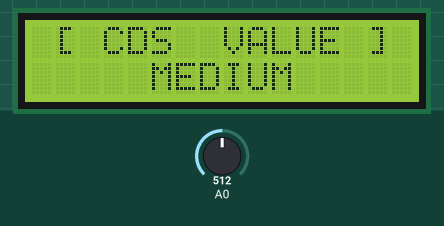
Bench run of a sketch on a simulated Arduino Uno, built with avr-gcc and run on an emulated ATmega328P. On the bench: 16×2 character LCD. The inputs (shaded band) are chosen by the test bench; at power-on: A0 = 512.

Above: at 1.2 s.
1.3 s: A0 set to 489
At 3.1 s:
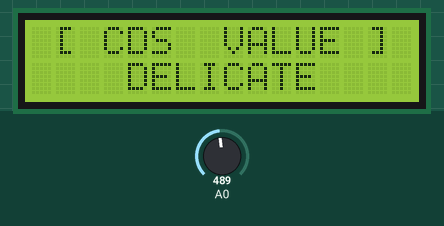
3.6 s: A0 set to 810
At 4.5 s:
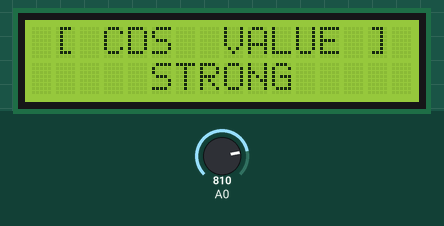
5.6 s: A0 set to 787
At 7.2 s:
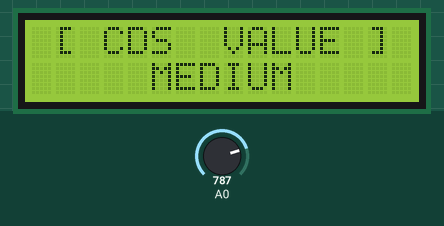
7.6 s: A0 set to 900
At 8.7 s:
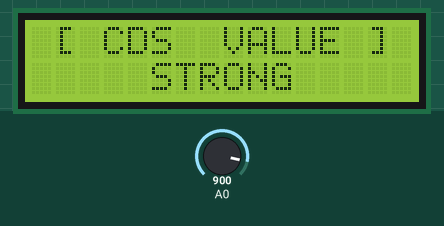
Timing chart, 0 to 10.6 s (numbered marks = the images above; inputs shaded):
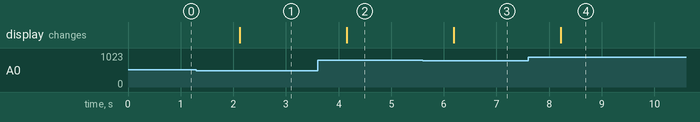

Measured:
- the behaviour switches between 501 and 500 on A0 (found by bisection; images 0 and 1)
- the behaviour switches between 800 and 799 on A0 (found by bisection; images 2 and 3)
- after the input at 1.3 s, the display: changes after 0.83 s (image 1)
- after the input at 3.6 s, the display: changes after 0.56 s (image 2)
- after the input at 5.6 s, the display: changes after 0.59 s (image 3)
- after the input at 7.6 s, the display: changes after 0.62 s (image 4)

The sketch:

cds_value_to_lcd.ino
```cpp
#include <LiquidCrystal_I2C.h>

LiquidCrystal_I2C lcd(0x27, 16, 2);

int val = 0;
char *st_str;

void setup() {
  // put your setup code here, to run once:
  Serial.begin(9800);
  // init lcd.
  lcd.init();
  lcd.backlight();
  lcd.setCursor(0, 0);
  lcd.print(" [ CDS  VALUE ] ");
}

void loop() {
  // put your main code here, to run repeatedly:
  val = analogRead(0);
  lcd.setCursor(0, 1);
  st_str = cds_power_str(val);
  lcd.print(st_str);
  delay(1000);
}

char *cds_power_str(int val) {
  char *str[] = {"    DELICATE    ", "     MEDIUM     ", "     STRONG     "};
  if(val>=800) return str[2];
  else if(val>500) return str[1];
  else return str[0];

}
```
